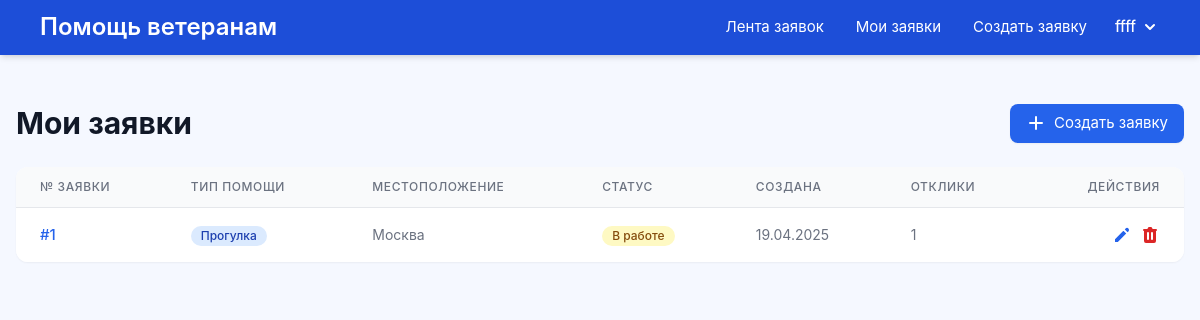
The page /dashboard/ (signed in) on the database its author committed.
### core/models.py (models this page shows, shortened)
class User(AbstractUser):
    ROLE_CHOICES = (
        ('veteran',   'Ветеран'),
        ('volunteer', 'Волонтёр'),
    )
    phone_regex = RegexValidator(
        regex=r'^\+?1?\d{9,15}$',
        message="Формат телефона: '+999999999'. До 15 цифр."
    )
    role = models.CharField(max_length=10, choices=ROLE_CHOICES)
    city = models.CharField("Город проживания", max_length=100)
    phone = models.CharField(
        "Телефон",
        max_length=20,
        validators=[phone_regex],
        blank=False
    )
    def is_veteran(self):
        return self.role == 'veteran'

class HelpRequest(models.Model):
    HELP_TYPES = (
        ('shopping', 'Закупки'),
        ('medical',  'Медпомощь'),
        ('walk',     'Прогулка'),
        ('other',    'Другое'),
    )
    STATUS_CHOICES = (
        ('open',        'Открыта'),
        ('in_progress', 'В работе'),
        ('done',        'Выполнено'),
    )
    veteran = models.ForeignKey(
        settings.AUTH_USER_MODEL,
        on_delete=models.CASCADE,
        related_name='requests'
    )
    help_type   = models.CharField("Тип помощи", max_length=20, choices=HELP_TYPES)
    description = models.TextField(
        "Описание",
        validators=[MinLengthValidator(10)],
        max_length=1000
    )
    location    = models.CharField("Местоположение", max_length=200)
    status      = models.CharField("Статус", max_length=20, choices=STATUS_CHOICES, default='open')
    created_at  = models.DateTimeField(auto_now_add=True)

### core/views.py (the view)
# urls.py: path('dashboard/',        views.dashboard,         name='dashboard'),
@login_required
@user_passes_test(lambda u: u.is_veteran())
def dashboard(request):
    qs = HelpRequest.objects.filter(veteran=request.user)
    return render(request, 'core/dashboard.html', {'requests': qs})

### core/templates/core/dashboard.html (shortened to what this page needs)
<!DOCTYPE html>
<html lang="en">
<head>
</head>
<body>
  {% extends 'core/base.html' %}
{% block content %}
<div class="py-6">
  <div class="mb-8">
    <div class="flex justify-between items-center mb-6">
      <h1 class="text-3xl font-bold text-gray-900">Мои заявки</h1>
      <a href="{% url 'create_request' %}" class="inline-flex items-center px-4 py-2 bg-primary hover:bg-primary-dark text-white rounded-lg shadow-sm transition-colors">
        <svg xmlns="http://www.w3.org/2000/svg" class="h-5 w-5 mr-2" viewBox="0 0 20 20" fill="currentColor">
          <path fill-rule="evenodd" d="M10 3a1 1 0 011 1v5h5a1 1 0 110 2h-5v5a1 1 0 11-2 0v-5H4a1 1 0 110-2h5V4a1 1 0 011-1z" clip-rule="evenodd" />
        </svg>
        Создать заявку
      </a>
    </div>
    {% if requests %}
      <div class="bg-white rounded-xl shadow-sm overflow-hidden">
        <div class="overflow-x-auto">
          <table class="min-w-full divide-y divide-gray-200">
            <thead class="bg-gray-50">
              <tr>
                <th scope="col" class="px-6 py-3 text-left text-xs font-medium text-gray-500 uppercase tracking-wider">
                  № заявки
                </th>
                <th scope="col" class="px-6 py-3 text-left text-xs font-medium text-gray-500 uppercase tracking-wider">
                  Тип помощи
                </th>
                <th scope="col" class="px-6 py-3 text-left text-xs font-medium text-gray-500 uppercase tracking-wider">
                  Местоположение
                </th>
                <th scope="col" class="px-6 py-3 text-left text-xs font-medium text-gray-500 uppercase tracking-wider">
                  Статус
                </th>
                <th scope="col" class="px-6 py-3 text-left text-xs font-medium text-gray-500 uppercase tracking-wider">
                  Создана
                </th>
                <th scope="col" class="px-6 py-3 text-left text-xs font-medium text-gray-500 uppercase tracking-wider">
                  Отклики
                </th>
                <th scope="col" class="px-6 py-3 text-right text-xs font-medium text-gray-500 uppercase tracking-wider">
                  Действия
                </th>
              </tr>
            </thead>
            <tbody class="bg-white divide-y divide-gray-200">
              {% for hr in requests %}
                <tr class="hover:bg-gray-50">
                  <td class="px-6 py-4 whitespace-nowrap">
                    <a href="{% url 'request_detail' hr.pk %}" class="text-primary hover:text-primary-dark font-medium">
                      #{{ hr.pk }}
                    </a>
                  </td>
                  <td class="px-6 py-4 whitespace-nowrap">
                    <span class="inline-flex items-center px-2.5 py-0.5 rounded-full text-xs font-medium
                      {% if hr.help_type == 'shopping' %}bg-green-100 text-green-800
                      {% elif hr.help_type == 'medical' %}bg-red-100 text-red-800
                      {% elif hr.help_type == 'walk' %}bg-blue-100 text-blue-800
                      {% else %}bg-gray-100 text-gray-800{% endif %}">
                      {{ hr.get_help_type_display }}
                    </span>
                  </td>
                  <td class="px-6 py-4 whitespace-nowrap text-sm text-gray-500">
                    {{ hr.location }}
                  </td>
                  <td class="px-6 py-4 whitespace-nowrap">
                    <span class="inline-flex items-center px-2.5 py-0.5 rounded-full text-xs font-medium
                      {% if hr.status == 'open' %}bg-blue-100 text-blue-800
                      {% elif hr.status == 'in_progress' %}bg-yellow-100 text-yellow-800
                      {% else %}bg-green-100 text-green-800{% endif %}">
                      {{ hr.get_status_display }}
                    </span>
                  </td>
                  <td class="px-6 py-4 whitespace-nowrap text-sm text-gray-500">
                    {{ hr.created_at|date:"d.m.Y" }}
                  </td>
                  <td class="px-6 py-4 whitespace-nowrap text-sm text-gray-500">
                    {{ hr.applications.count }}
                  </td>
                  <td class="px-6 py-4 whitespace-nowrap text-right text-sm font-medium">
                    <div class="flex justify-end space-x-2">
                      <a href="{% url 'update_status' hr.pk %}" class="text-primary hover:text-primary-dark">
                        <svg xmlns="http://www.w3.org/2000/svg" class="h-5 w-5" viewBox="0 0 20 20" fill="currentColor">
                          <path d="M13.586 3.586a2 2 0 112.828 2.828l-.793.793-2.828-2.828.793-.793zM11.379 5.793L3 14.172V17h2.828l8.38-8.379-2.83-2.828z" />
                        </svg>
                      </a>
                      <a href="{% url 'revoke_request' hr.pk %}" class="text-red-600 hover:text-red-900" onclick="return confirm('Вы уверены, что хотите отозвать заявку?');">
                      </a>
                    </div>
                  </td>
                </tr>
              {% endfor %}
            </tbody>
          </table>
        </div>
      </div>
    {% endif %}
  </div>
</div>
{% endblock %}

### core/templates/core/base.html (shortened to what this page needs)
<!DOCTYPE html>
<html lang="ru">
<head>
    <script src="https://cdn.tailwindcss.com"></script>
</head>
<body>
    <div class="fixed top-0 left-0 w-full z-10">
        <nav class="flex justify-between items-center bg-primary-dark px-10 py-2.5 shadow-md">
            <a href="{% url 'request_list' %}" class="block font-semibold text-2xl text-white">Помощь ветеранам</a>
            <div class="flex items-center space-x-4">
                {% if user.is_authenticated %}
                    <div class="flex items-center text-white">
                        <a href="{% url 'request_list' %}" class="px-4 py-1.5 transition-colors hover:bg-primary/80 rounded-lg">Лента заявок</a>
                        {% if user.is_veteran %}
                            <a href="{% url 'dashboard' %}" class="px-4 py-1.5 transition-colors hover:bg-primary/80 rounded-lg">Мои заявки</a>
                            <a href="{% url 'create_request' %}" class="px-4 py-1.5 transition-colors hover:bg-primary/80 rounded-lg">Создать заявку</a>
                        {% endif %}
                        <div class="relative group ml-3">
                            <button class="flex items-center text-white font-medium">
                                <span class="mr-1">{{ user.username }}</span>
                                <svg xmlns="http://www.w3.org/2000/svg" class="h-5 w-5" viewBox="0 0 20 20" fill="currentColor">
                                    <path fill-rule="evenodd" d="M5.293 7.293a1 1 0 011.414 0L10 10.586l3.293-3.293a1 1 0 111.414 1.414l-4 4a1 1 0 01-1.414 0l-4-4a1 1 0 010-1.414z" clip-rule="evenodd" />
                                </svg>
                            </button>
                        </div>
                    </div>
                {% endif %}
            </div>
        </nav>
    </div>
    <div class="container content-container">
        {% block content %}{% endblock %}
    </div>
</body>
</html>

### core/templates/core/base.html (style rules this page uses)
body { min-height: 100vh; font-family: 'Inter', -apple-system, BlinkMacSystemFont, 'Segoe UI', Roboto, Oxygen, Ubuntu, Cantarell, 'Fira Sans', 'Droid Sans', 'Helvetica Neue', sans-serif; font-size: 15px; text-rendering: optimizeLegibility; background-color: #F5F8FF; }
.container { max-width: 1200px; margin: 0 auto; padding: 0 1rem; }
.content-container { padding-top: 80px; }

### rows shown on the page
User: username "ffff"
HelpRequest: pk "1", help_type "Прогулка", location "Москва", status "В работе", created_at "19.04.2025", applications.count "1"
